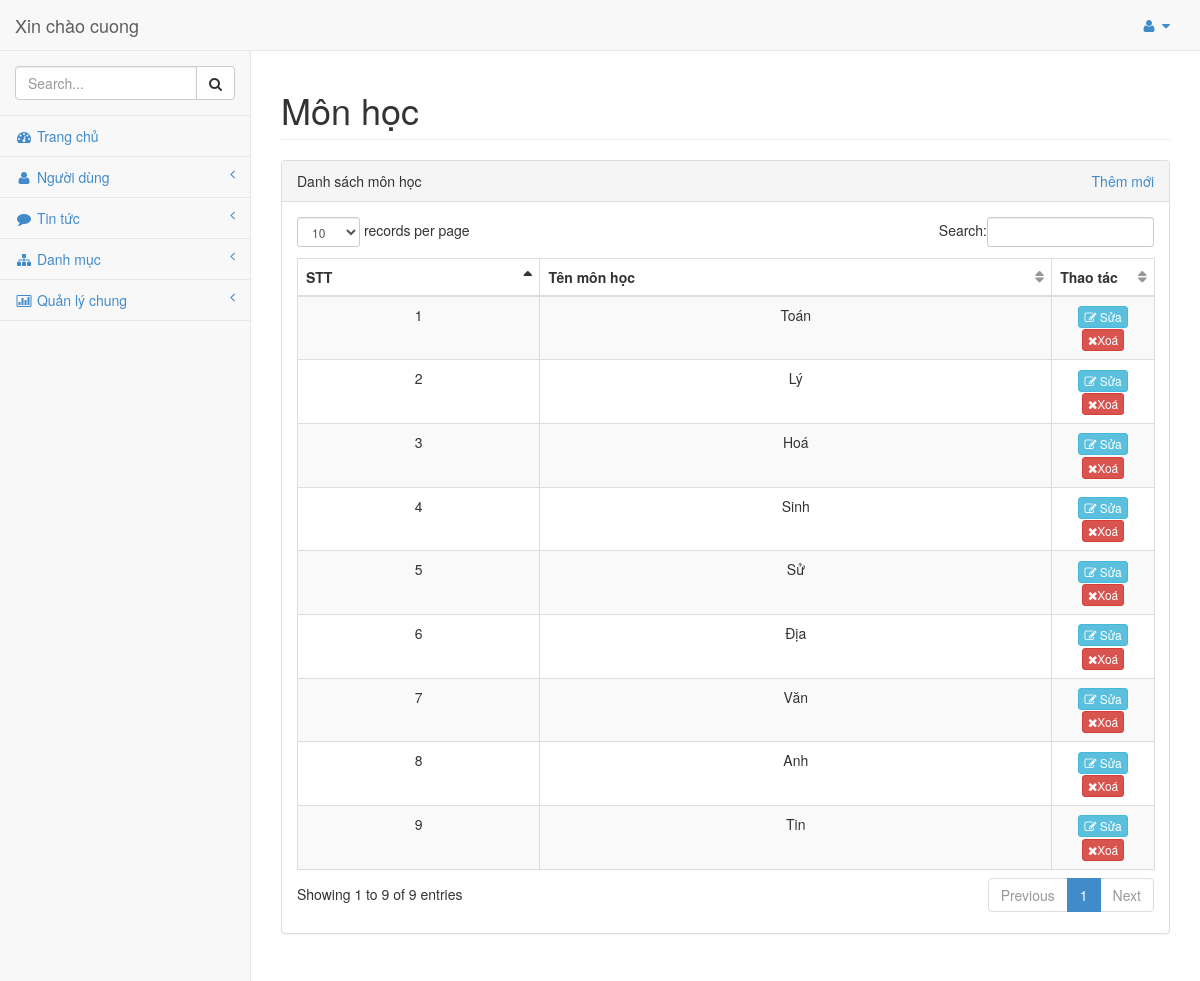
Screenshot of /admin/modules/monhoc/index.php (signed in) with the database file from the repository.
### tables this page shows
CREATE TABLE `monhoc` (
  `mamh` int NOT NULL,
  `tenmh` varchar(30) NOT NULL
);

### admin/libraries/database.php (called while the page is built, shortened)
<?php
    include("connect.php");
    $sql = "SELECT * FROM monhoc";
    $monhoc = $conn->query($sql);
?>

### admin/modules/monhoc/index.php (the view)
<?php require_once __DIR__ . "../../header.php"; ?>
<div id="page-wrapper">
    <div class="row">
        <div class="col-lg-12">
            <h1 class="page-header">Môn học
            </h1>
        </div>
    </div>
    <div class="row">
        <div class="col-lg-12">
            <div class="panel panel-default">
                <div class="panel-heading">
                    Danh sách môn học
                    <div class="link-create" style="float: right;">
                        <a href="add.php">Thêm mới</a>
                    </div>
                </div>
                <div class="panel-body">
                    <div class="table-responsive">
                        <table class="table table-striped table-bordered table-hover" id="dataTables-example">
                            <thead>
                                <tr>
                                    <th>STT</th>
                                    <th>Tên môn học</th>
                                    <th>Thao tác</th>
                                </tr>
                            </thead>
                            <tbody>
                                <?php
                                $stt = 1;
                                while ($row = mysqli_fetch_assoc($monhoc)) {
                                    ?>
                                    <tr class="odd gradeX">
                                        <td align='center'>
                                            <?php echo $stt; ?>
                                        </td>
                                        <td align='center'>
                                            <?php echo $row['tenmh']; ?>
                                        </td>
                                        <td align='center' class="center" style="width: 12%">
                                            <a class="btn btn-xs btn-info" href="edit.php?id=<?php echo $row['mamh']; ?>"> <i
                                                    class="fa fa-edit"></i> Sửa</a>
                                            <a class="btn btn-xs btn-danger"
                                                href="delete.php?id=<?php echo $row['mamh']; ?>"> <i
                                                    class="fa fa-times"></i>Xoá</a>
                                        </td>
                                    </tr>
                                    <?php
                                    $stt++;
                                }
                                ?>
                            </tbody>
                        </table>
                    </div>
                </div>
            </div>
        </div>
    </div>
</div>
<?php require_once __DIR__ . "../../footer.php"; ?>

### admin/libraries/css/sb-admin.css (style rules this page uses)
body { padding-top: 100px; background-color: #f8f8f8; }
@media (min-width:768px) { body { padding-top: 50px; } }
#page-wrapper { padding: 0 15px; min-height: 568px; background-color: #fff; }
@media (min-width:768px) { #page-wrapper { position: inherit; margin: 0 0 0 250px; padding: 0 30px; min-height: 1300px; border-left: 1px solid #e7e7e7; } }
table.dataTable thead .sorting, table.dataTable thead .sorting_asc, table.dataTable thead .sorting_desc, table.dataTable thead .sorting_asc_disabled, table.dataTable thead .sorting_desc_disabled { background: transparent; }
table.dataTable thead .sorting_asc:after { content: "\f0de"; float: right; font-family: fontawesome; }
table.dataTable thead .sorting:after { content: "\f0dc"; float: right; font-family: fontawesome; color: rgba(50,50,50,.5); }

### admin/libraries/css/style.css (style rules this page uses)
.row:after { content: ""; display: table; clear: both; }

### rows the page displays
monhoc: tenmh "Toán"
monhoc: tenmh "Lý"
monhoc: tenmh "Hoá"
monhoc: tenmh "Sinh"
monhoc: tenmh "Sử"
monhoc: tenmh "Địa"
monhoc: tenmh "Văn"
monhoc: tenmh "Anh"
monhoc: tenmh "Tin"

### other values shown
$_SESSION['admin'] "cuong"
